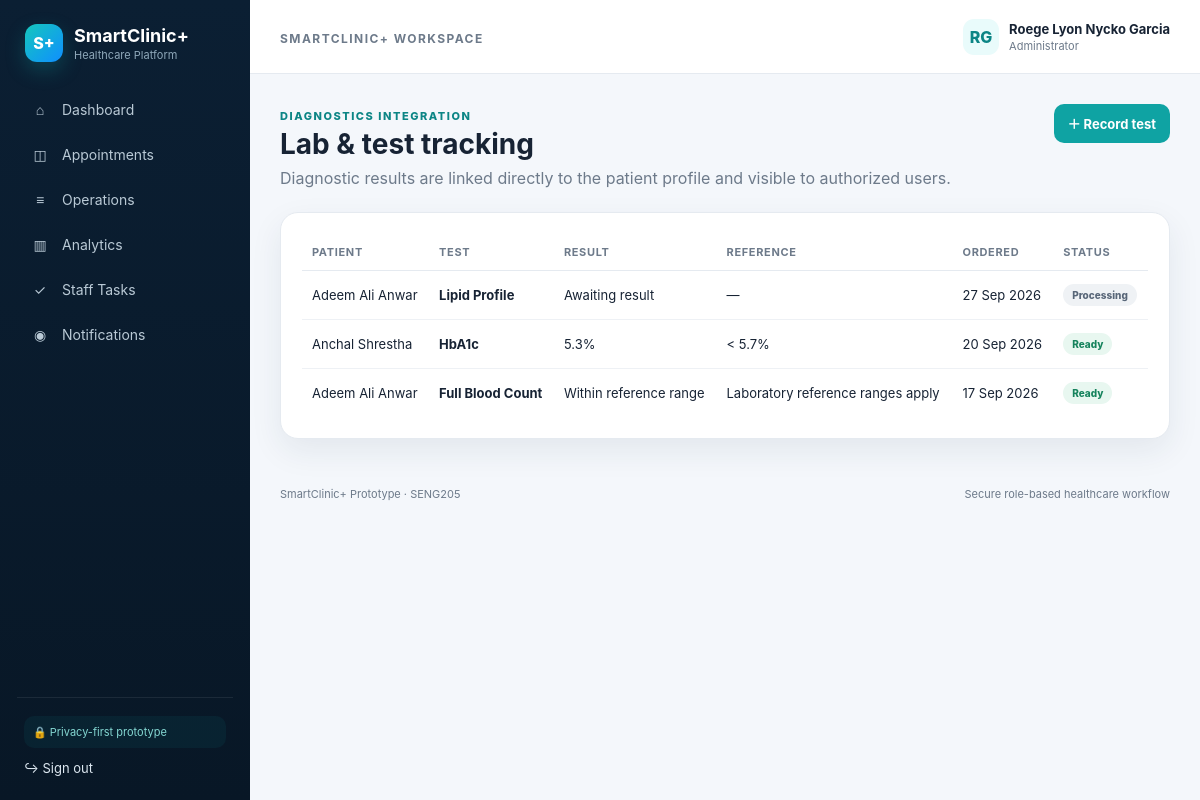
The page /labs.php (signed in) on the database its author committed.
### tables this page shows
CREATE TABLE users (
 id INT AUTO_INCREMENT PRIMARY KEY,
 first_name VARCHAR(60) NOT NULL,
 last_name VARCHAR(60) NOT NULL,
 email VARCHAR(160) NOT NULL UNIQUE,
 password_hash VARCHAR(255) NOT NULL,
 role ENUM('patient','doctor','nurse','admin') NOT NULL,
 status ENUM('active','inactive') NOT NULL DEFAULT 'active',
 created_at TIMESTAMP DEFAULT CURRENT_TIMESTAMP,
 updated_at TIMESTAMP DEFAULT CURRENT_TIMESTAMP ON UPDATE CURRENT_TIMESTAMP
);

CREATE TABLE lab_results (
 id INT AUTO_INCREMENT PRIMARY KEY,
 patient_id INT NOT NULL,
 test_name VARCHAR(160) NOT NULL,
 result VARCHAR(255),
 reference_range VARCHAR(160),
 status ENUM('pending','processing','ready') DEFAULT 'pending',
 ordered_at DATETIME NOT NULL,
 resulted_at DATETIME NULL,
 FOREIGN KEY(patient_id) REFERENCES patients(id)
);

### includes/db.php (called while the page is built, shortened)
<?php
function db(): PDO
{
    static $pdo = null;
    if ($pdo instanceof PDO) return $pdo;
    $dsn = 'mysql:host=' . DB_HOST . ';port=' . DB_PORT . ';dbname=' . DB_NAME . ';charset=utf8mb4';
    try {
        $pdo = new PDO($dsn, DB_USER, DB_PASS, [
            PDO::ATTR_ERRMODE => PDO::ERRMODE_EXCEPTION,
            PDO::ATTR_DEFAULT_FETCH_MODE => PDO::FETCH_ASSOC,
            PDO::ATTR_EMULATE_PREPARES => false,
        ]);
        return $pdo;
    } catch (PDOException $e) {
        http_response_code(500);
        $safe = APP_ENV === 'development' ? htmlspecialchars($e->getMessage()) : 'Database connection failed.';
        die('<div style="font-family:Arial;padding:2rem;max-width:760px;margin:auto"><h2>SmartClinic+ database connection error</h2><p>' . $safe . '</p><p>Import <code>database/smartclinic_plus.sql</code> in phpMyAdmin, then check <code>config/config.php</code>.</p></div>');
    }
}

### includes/auth.php (called while the page is built, shortened)
<?php
require_once __DIR__ . '/db.php';
function current_user(): ?array
{
    static $user = null;
    if ($user !== null) return $user;
    $stmt = db()->prepare('SELECT id, first_name, last_name, email, role, status FROM users WHERE id = ? LIMIT 1');
    $stmt->execute([$_SESSION['user_id']]);
    $user = $stmt->fetch() ?: null;
    return $user;
}
function require_login(): void
{
    if (!current_user()) {
        $_SESSION['flash'] = ['type' => 'error', 'message' => 'Please sign in to continue.'];
        header('Location: login.php');
        exit;
    }
}
function require_role(array $roles): void
{
    require_login();
}

### labs.php (the view, shortened to what this page needs)
<?php
require_once __DIR__ . '/includes/functions.php';
require_role(['patient', 'doctor', 'nurse', 'admin']);
$pdo = db();
include __DIR__ . '/includes/header.php';
?>
<div class="page-head">
    <div>
        <span class="kicker">Diagnostics integration</span>
        <h1>Lab & test tracking</h1>
        <p>Diagnostic results are linked directly to the patient profile and visible to authorized users.</p>
    </div>
    <?php if (in_array($u['role'], ['nurse', 'admin'], true)): ?>
        <button class="btn btn-primary" data-modal="labModal">＋ Record test</button>
    <?php endif; ?>
</div>
<div class="card">
    <div class="table-wrap">
        <table class="table">
            <thead>
                <tr>
                    <?php if ($u['role'] !== 'patient'): ?>
                        <th>Patient</th>
                    <?php endif; ?>
                    <th>Test</th>
                    <th>Result</th>
                    <th>Reference</th>
                    <th>Ordered</th>
                    <th>Status</th>
                </tr>
            </thead>
            <tbody>
                <?php
                if ($u['role'] === 'patient') {
                    $pid = patient_id_for_user($u['id']);
                    $s = $pdo->prepare('SELECT l.* FROM lab_results l WHERE patient_id = ? ORDER BY ordered_at DESC');
                    $s->execute([$pid]);
                } else {
                    $s = $pdo->query('SELECT l.*, CONCAT(u.first_name, " ", u.last_name) patient_name FROM lab_results l JOIN patients p ON p.id = l.patient_id JOIN users u ON u.id = p.user_id ORDER BY l.ordered_at DESC LIMIT 100');
                }
                $rows = $s->fetchAll();
                if (!$rows):
                ?>
                    <tr>
                        <td colspan="6">
                            <div class="empty">No lab records found.</div>
                        </td>
                    </tr>
                <?php else: ?>
                    <?php foreach ($rows as $r): ?>
                        <tr>
                            <?php if ($u['role'] !== 'patient'): ?>
                                <td><?= e($r['patient_name']) ?></td>
                            <?php endif; ?>
                            <td><b><?= e($r['test_name']) ?></b></td>
                            <td><?= e($r['result'] ?: 'Awaiting result') ?></td>
                            <td><?= e($r['reference_range'] ?: '—') ?></td>
                            <td><?= date('d M Y', strtotime($r['ordered_at'])) ?></td>
                            <td><?= status_badge($r['status']) ?></td>
                        </tr>
                    <?php endforeach; ?>
                <?php endif; ?>
            </tbody>
        </table>
    </div>
</div>
<?php include __DIR__ . '/includes/footer.php'; ?>

### includes/header.php (shortened to what this page needs)
<?php
require_once __DIR__ . '/functions.php';
$u = current_user();
$current = basename($_SERVER['PHP_SELF']);
?>
<!doctype html>
<html lang="en">
<head>
    <link rel="stylesheet" href="assets/css/style.css">
</head>
<body>
<?php if ($u): ?>
    <div class="app-shell">
        <aside class="sidebar">
            <a class="brand" href="dashboard.php">
                <span class="brand-mark">S+</span>
                <span><strong>SmartClinic+</strong><small>Healthcare Platform</small></span>
            </a>
            <nav class="nav">
                <a class="<?= $current === 'dashboard.php' ? 'active' : '' ?>" href="dashboard.php"><span>⌂</span> Dashboard</a>
                <?php if ($u['role'] === 'patient'): ?>
                    <a class="<?= $current === 'appointments.php' ? 'active' : '' ?>" href="appointments.php"><span>◫</span> Appointments</a>
                    <a class="<?= $current === 'queue.php' ? 'active' : '' ?>" href="queue.php"><span>≡</span> My Queue</a>
                    <a class="<?= $current === 'ehr.php' ? 'active' : '' ?>" href="ehr.php"><span>♡</span> Health Record</a>
                    <a class="<?= $current === 'prescriptions.php' ? 'active' : '' ?>" href="prescriptions.php"><span>Rx</span> Prescriptions</a>
                    <a class="<?= $current === 'labs.php' ? 'active' : '' ?>" href="labs.php"><span>⌁</span> Lab Results</a>
                <?php else: ?>
                    <a class="<?= $current === 'appointments.php' ? 'active' : '' ?>" href="appointments.php"><span>◫</span> Appointments</a>
                    <a class="<?= $current === 'queue.php' ? 'active' : '' ?>" href="queue.php"><span>≡</span> Operations</a>
                    <a class="<?= $current === 'analytics.php' ? 'active' : '' ?>" href="analytics.php"><span>▥</span> Analytics</a>
                    <a class="<?= $current === 'tasks.php' ? 'active' : '' ?>" href="tasks.php"><span>✓</span> Staff Tasks</a>
                <?php endif; ?>
                <a class="<?= $current === 'notifications.php' ? 'active' : '' ?>" href="notifications.php">
                    <span>◉</span> Notifications
                </a>
            </nav>
            <div class="sidebar-foot">
                <div class="privacy-chip">🔒 Privacy-first prototype</div>
                <a href="logout.php">↪ Sign out</a>
            </div>
        </aside>
        <main class="main">
            <header class="topbar">
                <div>
                    <span class="eyebrow">SmartClinic+ Workspace</span>
                </div>
                <div class="user-chip">
                    <span class="avatar"><?= e(strtoupper(substr($u['first_name'], 0, 1) . substr($u['last_name'], 0, 1))) ?></span>
                    <span>
                        <strong><?= e(full_name($u)) ?></strong>
                        <small><?= e(role_label($u['role'])) ?></small>
                    </span>
                </div>
            </header>
            <section class="content">
<?php endif; ?>

### includes/functions.php (shortened to what this page needs)
<?php
require_once __DIR__ . '/auth.php';
function e(?string $value): string
{
    return htmlspecialchars((string)$value, ENT_QUOTES, 'UTF-8');
}
function full_name(array $u): string
{
    return trim(($u['first_name'] ?? '') . ' ' . ($u['last_name'] ?? ''));
}
function role_label(string $role): string
{
    return [
        'patient' => 'Patient',
        'doctor'  => 'Doctor',
        'nurse'   => 'Nurse / Staff',
        'admin'   => 'Administrator'
    ][$role] ?? ucfirst($role);
}
function status_badge(string $status): string
{
    $class = match ($status) {
        'confirmed', 'completed', 'active', 'ready' => 'success',
        'booked', 'pending', 'waiting'             => 'warning',
        'cancelled', 'inactive'                    => 'danger',
        'checked_in', 'in_consultation'           => 'info',
        default                                    => 'neutral'
    };
    return '<span class="badge badge-' . $class . '">' . e(str_replace('_', ' ', ucwords($status, '_'))) . '</span>';
}

### includes/footer.php (shortened to what this page needs)
<?php $u = current_user(); ?>
<?php if ($u): ?>
        </section>
        <footer class="app-footer">
            <span>SmartClinic+ Prototype · SENG205</span>
            <span>Secure role-based healthcare workflow</span>
        </footer>
    </main>
</div>
<?php endif; ?>
</body>
</html>

### assets/css/style.css (style rules this page uses)
:root { --navy: #0b1f33; --navy2: #102b46; --teal: #0fa3a3; --teal2: #0c8585; --cyan: #e9fbfb; --bg: #f4f7fb; --card: #fff; --text: #172334; --muted: #6d7a8a; --line: #e5eaf0; --success: #16835d; --warn: #b96a0b; --danger: #c23d4b; --info: #2167ad; --shadow: 0 12px 32px rgba(22, 45, 72, .08); --radius: 18px; }
* { box-sizing: border-box; }
html { scroll-behavior: smooth; }
body { margin: 0; font-family: Inter, Segoe UI, Arial, sans-serif; color: var(--text); background: var(--bg); }
a { text-decoration: none; color: inherit; }
button, input, select, textarea { font: inherit; }
.app-shell { min-height: 100vh; display: grid; grid-template-columns: 250px 1fr; }
.sidebar { position: sticky; top: 0; height: 100vh; background: linear-gradient(180deg, var(--navy), #081726); color: #dce7f0; padding: 24px 17px; display: flex; flex-direction: column; z-index: 20; }
.brand { display: flex; align-items: center; gap: 11px; margin: 0 8px 28px; }
.brand strong { display: block; color: #fff; font-size: 18px; }
.brand small { display: block; color: #8fa8ba; font-size: 11px; margin-top: 2px; }
.brand-mark { width: 38px; height: 38px; border-radius: 12px; background: linear-gradient(135deg, #15c7bd, #0f8fff); color: #fff; display: grid; place-items: center; font-weight: 800; box-shadow: 0 8px 20px rgba(15, 163, 163, .28); }
.nav { display: grid; gap: 6px; }
.nav a { display: flex; align-items: center; gap: 11px; padding: 11px 12px; border-radius: 11px; color: #b9c9d5; font-size: 14px; }
.nav a span { width: 22px; text-align: center; }
.sidebar-foot { margin-top: auto; border-top: 1px solid rgba(255, 255, 255, .08); padding: 18px 7px 0; display: grid; gap: 12px; font-size: 13px; }
.privacy-chip { font-size: 11px; color: #84d7d2; background: rgba(15, 163, 163, .08); padding: 9px; border-radius: 10px; }
.main { min-width: 0; }
.topbar { height: 74px; padding: 0 30px; background: #fff; border-bottom: 1px solid var(--line); display: flex; align-items: center; justify-content: space-between; position: sticky; top: 0; z-index: 10; }
.eyebrow { font-size: 12px; font-weight: 700; text-transform: uppercase; letter-spacing: .12em; color: var(--muted); }
.user-chip { display: flex; align-items: center; gap: 10px; }
.user-chip strong, .user-chip small { display: block; font-size: 13px; }
.user-chip small { font-size: 11px; color: var(--muted); margin-top: 2px; }
.avatar { width: 36px; height: 36px; border-radius: 11px; background: var(--cyan); color: var(--teal2); display: grid; place-items: center; font-weight: 800; }
.content { padding: 30px; max-width: 1500px; margin: 0 auto; }
.app-footer { display: flex; justify-content: space-between; padding: 18px 30px; color: var(--muted); font-size: 11px; }
.page-head { display: flex; justify-content: space-between; gap: 20px; align-items: flex-start; margin-bottom: 24px; }
.page-head h1 { margin: 3px 0 7px; font-size: 28px; }
.page-head p { margin: 0; color: var(--muted); max-width: 720px; }
.kicker { font-size: 11px; text-transform: uppercase; letter-spacing: .14em; font-weight: 800; color: var(--teal2); }
.card { background: var(--card); border: 1px solid var(--line); border-radius: var(--radius); box-shadow: var(--shadow); padding: 21px; }
.btn { display: inline-flex; align-items: center; justify-content: center; gap: 8px; border: 0; border-radius: 10px; padding: 10px 14px; font-weight: 700; font-size: 13px; cursor: pointer; }
.btn-primary { background: var(--teal); color: #fff; }
.table-wrap { overflow: auto; }
.table { width: 100%; border-collapse: collapse; font-size: 13px; }
.table th { text-align: left; color: var(--muted); font-size: 11px; text-transform: uppercase; letter-spacing: .06em; padding: 11px 10px; border-bottom: 1px solid var(--line); }
.table td { padding: 13px 10px; border-bottom: 1px solid #eef1f5; vertical-align: middle; }
.table tr:last-child td { border-bottom: 0; }
.badge { display: inline-flex; padding: 5px 9px; border-radius: 999px; font-size: 10px; font-weight: 800; text-transform: capitalize; }
.badge-success { background: #e8f7f0; color: var(--success); }
.badge-neutral { background: #eff2f5; color: #586678; }

### rows shown on the page
users: first_name+last_name "RG", full_name($u) "Roege Lyon Nycko Garcia", role "Administrator"
lab_results: patient_name "Adeem Ali Anwar", test_name "Lipid Profile", result "Awaiting result", reference_range "—", ordered_at "27 Sep 2026", status "Processing"
lab_results: patient_name "Anchal Shrestha", test_name "HbA1c", result "5.3%", reference_range "< 5.7%", ordered_at "20 Sep 2026", status "Ready"
lab_results: patient_name "Adeem Ali Anwar", test_name "Full Blood Count", result "Within reference range", reference_range "Laboratory reference ranges apply", ordered_at "17 Sep 2026", status "Ready"
